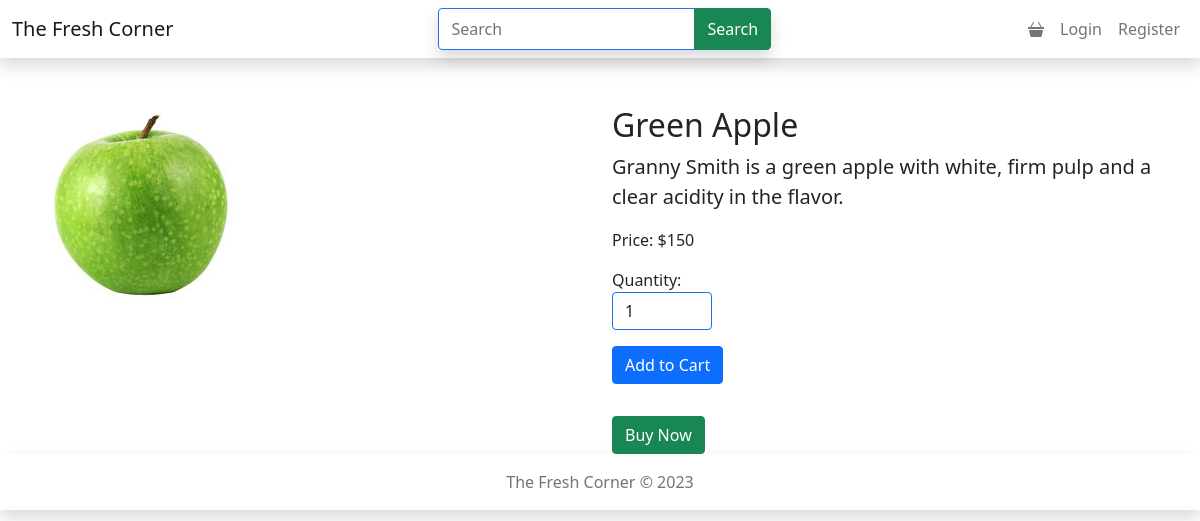
The app's page /product/3 with its own data.
### FreshCorner/model.py (models this page shows)
class Product(db.Model):
    id = db.Column(db.Integer(), primary_key= True)
    name = db.Column(db.String(100), nullable=False)
    MFD = db.Column(db.String())
    EXP = db.Column(db.String())
    rate = db.Column(db.Integer(), nullable=False)
    description = db.Column(db.String())
    image = db.Column(db.Text, unique = True, nullable=False)
    mimetype = db.Column(db.Text, nullable=False)
    quantity = db.Column(db.Integer(), nullable=False)
    category_id = db.Column(db.Integer(), db.ForeignKey('category.id'), nullable = False)
    catagory = db.relationship('Category', backref=db.backref('products', lazy=True))

### FreshCorner/public.py (the view)
@app.route('/product/<int:product_id>')
def detail(product_id):
    product = Product.query.get_or_404(product_id)
    return render_template('product_detail.html', product=product)

### templates/product_detail.html (shortened to what this page needs)
{% extends 'base.html' %}
{% block content %}
<div class="container mt-4">
    <div class="row">
        <div class="col-md-6">
            <img src="{{ url_for('static', filename='product_img/' + product.image) }}" alt="{{ product.name }}" class="img-fluid mb-3">
        </div>
        <div class="col-md-6">
            <h2>{{ product.name }}</h2>
            <p class="lead">{{ product.description }}</p>
            <p class="font-weight-bold">Price: ${{ product.rate }}</p>
            {% if 10 > product.quantity > 0 %}
            <p class="font-weight-bold">only {{ product.quantity }} left</p>
            {% elif product.quantity == 0 %}
            <p class="font-weight-bold">Out of Stock! stock will refill soon.</p>
            {% else %}
            <form action="{{ url_for('cart.add_to_cart', product_id=product.id) }}" method="post" class="mt-3">
                <div class="form-group">
                    <label for="quantity">Quantity:</label>
                    <input type="number" id="quantity" name="quantity" value="1" min="1" class="form-control" style="width: 100px;">
                </div>
                <button type="submit" class="btn btn-primary mt-3">Add to Cart</button>
            </form>
            <form action="{{ url_for('cart.add_to_cart', product_id=product.id) }}" method="post" class="mt-3">
                <button type="submit" class="btn btn-success mt-3">Buy Now</button>
            </form>
            {% endif %}
        </div>
    </div>
</div>
{% endblock %}

### static/style.css (style rules this page uses)
.input:focus, input:valid { outline: none; border: 1.5px solid #1a73e8; }

### records on screen
Product: image (picture), name "Green Apple", description "Granny Smith is a green apple with white, firm pulp and a clear acidity in the flavor.", rate "150"
